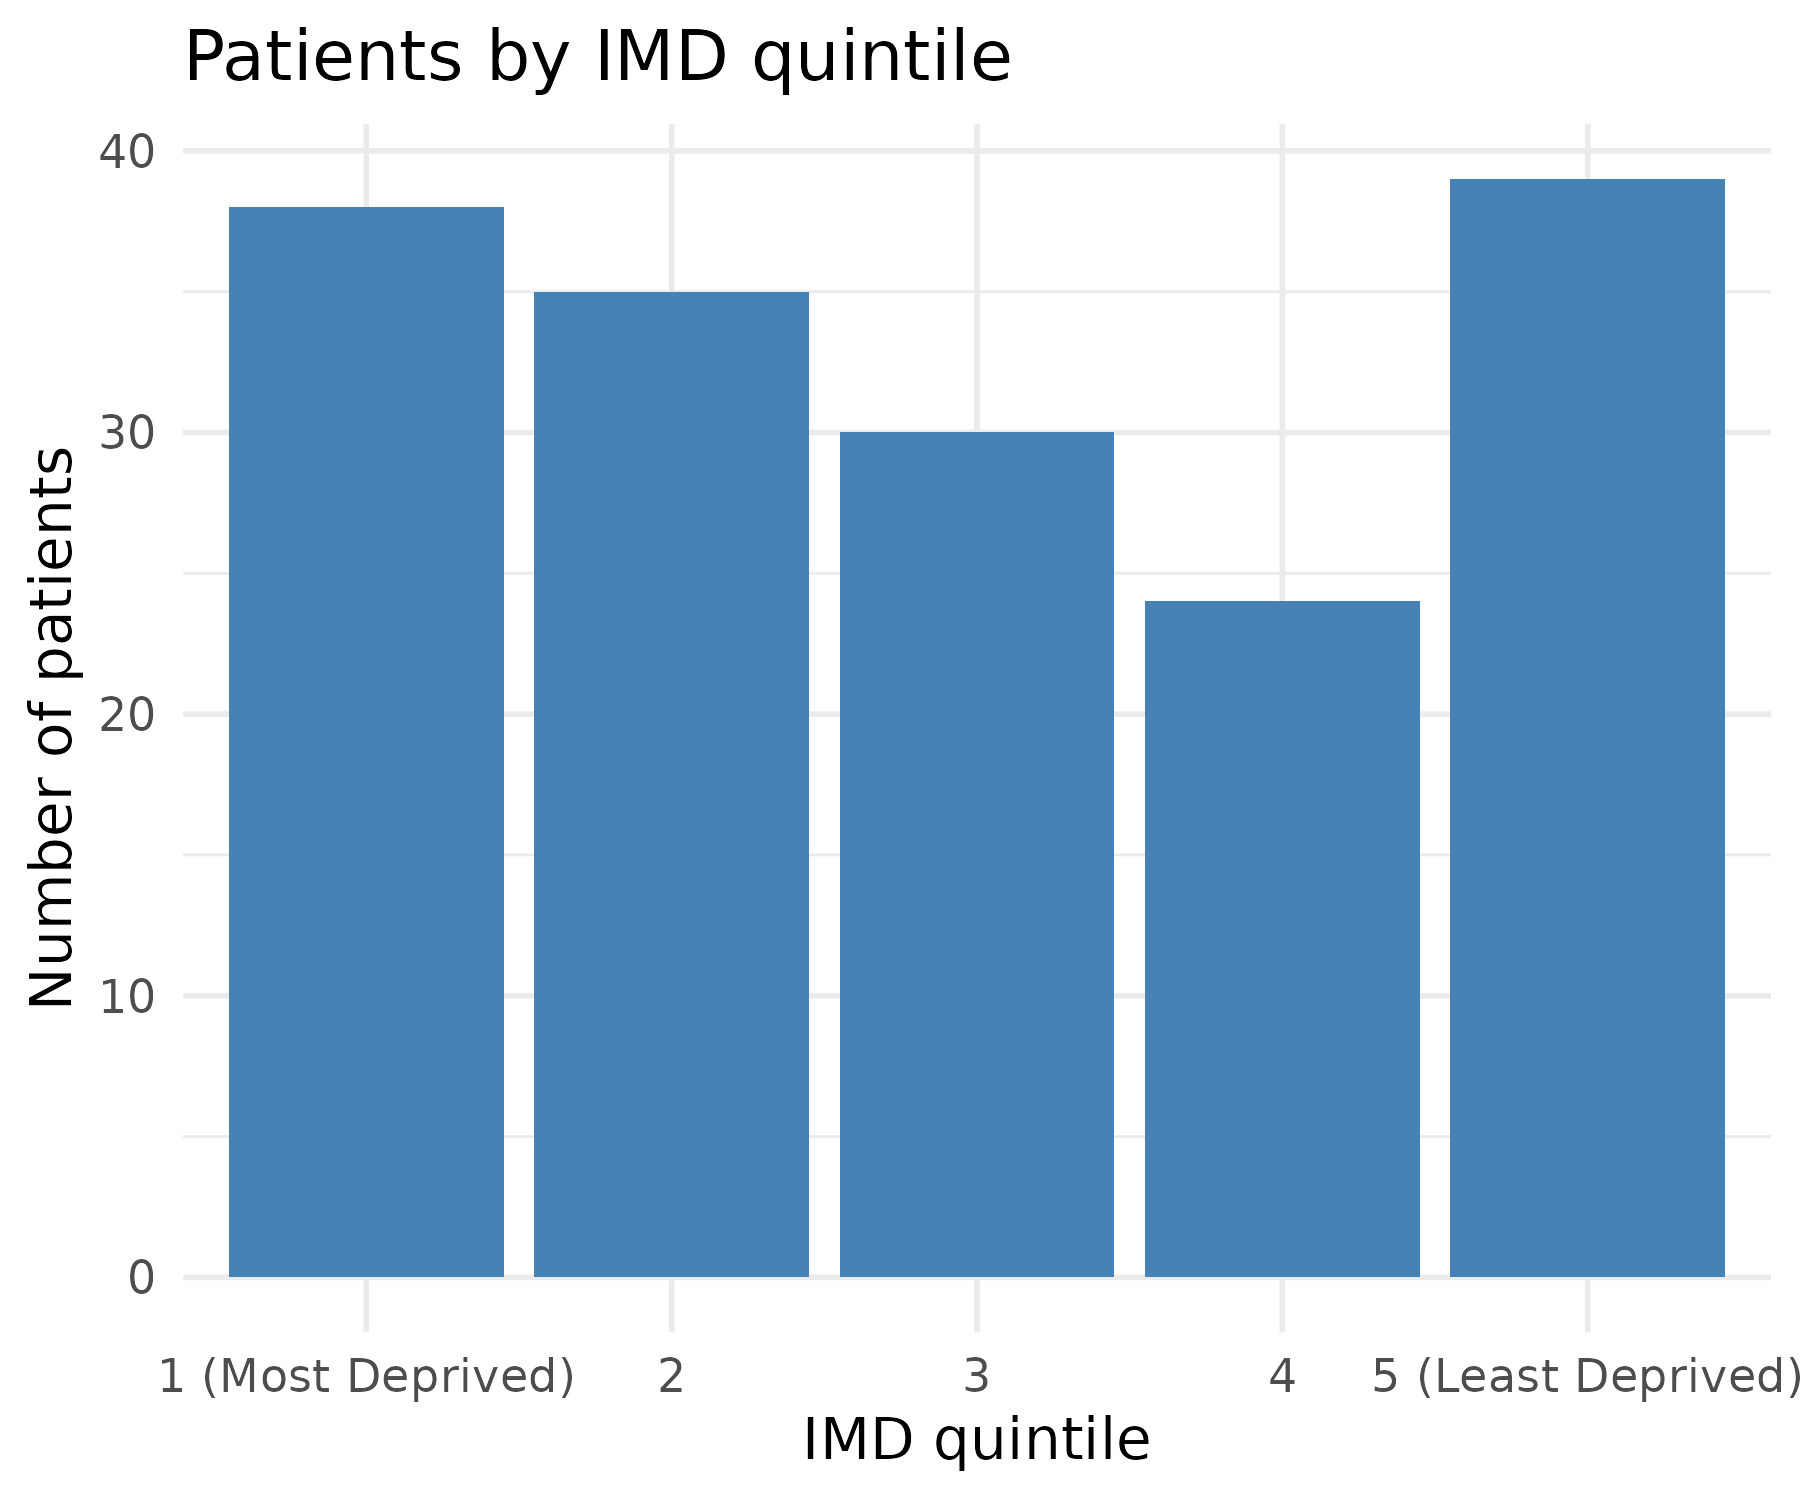

R code for this plot:
library(tidyverse)

df_input <- read_csv(
  here::here("results_Arnaud", "dataset_Arnaud.csv.gz"),
  col_types = cols(
    patient_id = col_integer(),
    age = col_double()
  )
)
df_input<-as.data.frame(df_input)
plot_imd <- df_input %>%
  filter(factor(imd)!= "Missing")%>%
  count(imd) %>%
  ggplot(aes(x = factor(imd), y = n)) +
  geom_col(fill = "steelblue") +
  labs(
    title = "Patients by IMD quintile",
    x = "IMD quintile",
    y = "Number of patients"
  ) +
  theme_minimal(base_size = 14)

ggsave(
  plot = plot_imd,
  filename = "imd.png",
  path = here::here("results_Arnaud"),
  width = 6,
  height = 5,
  dpi = 300
)
